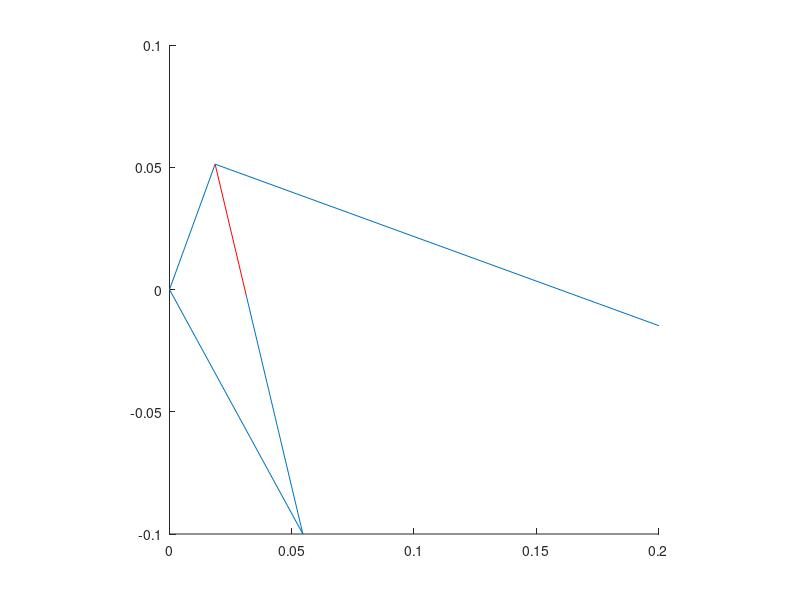

This chart was generated by the following MATLAB code:
% Spring rate  2 x 9.8 / 0.015
k = 1306.6;
% Distance between the base of the handle and its middle in meters
Lh = 0.05455;  
% Max turning angle for the handle
maxAngle = 70;  
% Distance between base of spring and handle
L = 0.1;

% Calculating values
d = sqrt(L^2+Lh^2);
x = sqrt(Lh^2+d^2-2*d*Lh*cosd(atand(L/Lh)+maxAngle)) - L;
F = k * x;
th2 = acosd((((x+L)^2)-d^2+Lh^2)/(2*(x+L)*Lh));
M = F * sind(th2) * Lh;

% Origin

P1 = [0 0];
P3 = [Lh -L];
line([P1(1) P3(1)], [P1(2) P3(2)]);

% Parameters of the plot
axis(gca,'equal');
axis([0 0.2 -0.1 0.1]);

% angular speed of the handle
th_dot = 1;

for t=1:0.1:maxAngle
    
    theta = th_dot * (t);
    
    P2 = Lh*[cosd(theta) sind(theta)];
    handle = line([P1(1) P2(1)], [P1(2) P2(2)]);
    
    % Extension of spring
    x = norm(P2 - P3) - L;
    
    % P4 with rotation matrix
    % Spring same length change direction
    th2 = acosd((((x+L)^2)-d^2+Lh^2)/(2*(x+L)*Lh));
    c = 90 - 45 - (180 - (theta + 45) - th2);
    
    % Composite translation*rotation*rotation, define point, translate to
    % origin, rotate around origin, translate back
    P4 = [1 0 Lh; 0 1 -L; 0 0 1]*[cosd(c) -sind(c) 0;sind(c) cosd(c) 0; 0 0 1]*[1 0 -Lh; 0 1 L; 0 0 1]*[Lh 0 1]';
    
    spring = line([P3(1) P4(1)], [P3(2) P4(2)]);
    extension = line([P4(1) P2(1)], [P4(2) P2(2)], 'color', 'red');
    
    
    % Normal force vector to the handle
    F = k * x * [sind(theta) -cosd(theta)];
    X = (P2 + F);
    
    force = line([P2(1) X(1)], [P2(2) X(2)]);
    
    pause(0.01);
    
    % Delete the previous line
    if t < 70
        delete(handle);
        delete(spring);
        delete(force);
        delete(extension);
    end
    
end

Moment = norm(F) * Lh;






